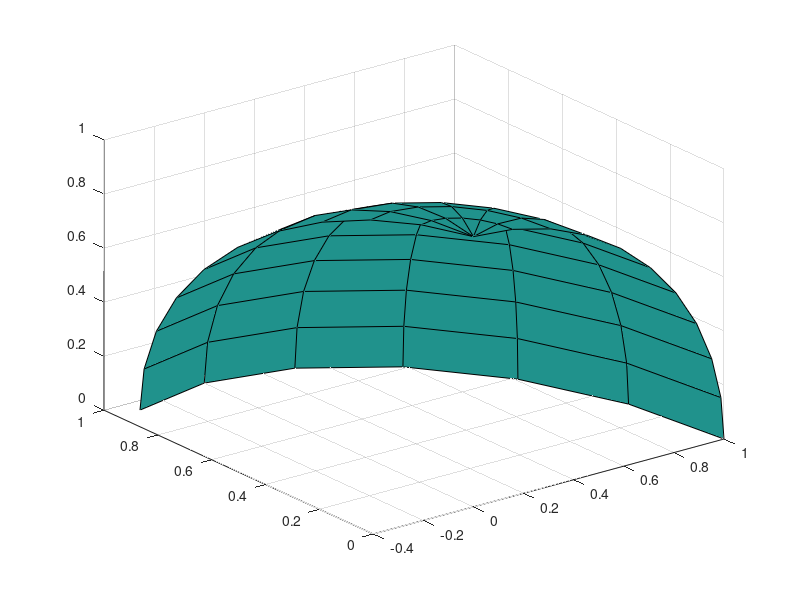

This chart was generated by the following MATLAB code:
function drawsphere1(loc,c,r,n,alpha)
h=sqrt(8/3); s=sind(60); e=1e-8;
if nargin<1; loc=[0 0 0]; end
if nargin<2; c=0;         end
if nargin<3; r=1;         end
if nargin<4; n=20;        end
if nargin<5, alpha=1;     end
[X,Y,Z]=sphere(n); 
X=loc(1)+r*X,Y=loc(2)+r*Y,Z=loc(3)+r*Z
X1 = X; Y1 = Y; Z1 = Z;
X1(Z < 0) = NaN;
Y1(Z < 0) = NaN;
Z1(Z < 0) = NaN;
X1(Z > h) = NaN;
Y1(Z > h) = NaN;
Z1(Z > h) = NaN;
X1(Y < 0) = NaN;
Y1(Y < 0) = NaN;
Z1(Y < 0) = NaN;
X1(Y > 2*s) = NaN;
Y1(Y > 2*s) = NaN;
Z1(Y > 2*s) = NaN;
X1(X/.5-Y/s < -2-e) = NaN;
Y1(X/.5-Y/s < -2-e) = NaN;
Z1(X/.5-Y/s < -2-e) = NaN;
X1(X/.5-Y/s > 2+e) = NaN;
Y1(X/.5-Y/s > 2+e) = NaN;
Z1(X/.5-Y/s > 2+e) = NaN;
X1(X/.5+Y/s < -e) = NaN;
Y1(X/.5+Y/s < -e) = NaN;
Z1(X/.5+Y/s < -e) = NaN;
X1(X/.5+Y/s > 4+e) = NaN;
Y1(X/.5+Y/s > 4+e) = NaN;
Z1(X/.5+Y/s > 4+e) = NaN;
surf(X1,Y1,Z1,ones(size(X))*c,'FaceAlpha',alpha);
